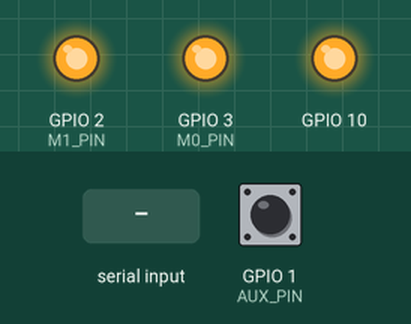
Recording of a sketch running on a simulated ESP32-S3. Shown: output pins drawn as LEDs (lit = HIGH). The test bench sets the inputs (shaded band); at power-on: GPIO 1 (AUX_PIN) HIGH. The modem accepts every AT command (registered, SIM ready, sends succeed) and sends nothing else; what the sketch prints to the serial monitor is not drawn.

Above: at 0.1 s.
At 4.2 s:
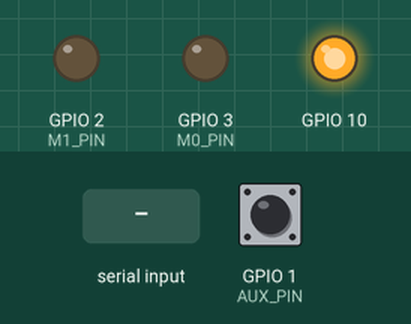
4.3 s: "1" received over the second serial link
5.8 s: "0" received over the second serial link
Timing chart, 0 to 8.8 s (numbered marks = the images above; inputs shaded):
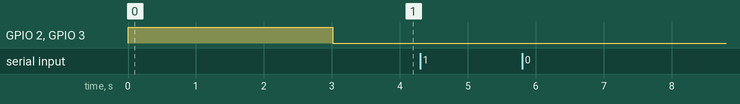

The sketch:

LORA_TTL_rx_parameter_settings.ino
```cpp
/////////Serial is on usb
/////////Serial1 is on LORA
//////// Software serial tx on pin 2 for MODBUS RTU

#define nop() __asm__("nop\n\t")

//#include <SoftwareSerial.h>
//#define SOFT_RX 9
//#define SOFT_TX 8
//SoftwareSerial Serialx(SOFT_RX, SOFT_TX);  // RX, TX

#define M0_PIN  3
#define M1_PIN  2
#define AUX_PIN 1

/*
#define M0_PIN  8
#define M1_PIN  7
#define AUX_PIN 4
*/


unsigned char c1[3]={0xc1, 0xc1, 0xc1};
unsigned char c3[3]={0xc3, 0xc3, 0xc3};
unsigned char auxlevel=0, readytosend=0, onetime=0, updates=0, auxlevelo=0, runs=0;
unsigned long t0, t1;
void auxsignal();

void auxsignal(){
//auxlevel=digitalRead(AUX_PIN);
//if(auxlevelo==(!auxlevel))
updates=1;
//Serial.write(0x22);
//auxlevelo=auxlevel;
}
/////////////////////
void lora_setting_check();
void lora_setting_check(){
  while(Serial1.available()>7){
  if(runs==0){
runs++;
  }
  Serial.printf("\t%.2X",(Serial1.read()));
  delay(1);
}
if(runs==1){
Serial.println();
runs=0;
}

}
////////////////////////////

//  C0 POWER DOWN SAVED PARAMETER AS FOLLOWS

//OPTION
#define TRANSPARENT 0  //default
#define FIXED_TX 0b10000000  //default
#define TXAUX_PUSHPULL_RX_PULLUP 0b01000000  //default
#define WAKE250MS 0  //default
#define FECON   0b00000100  //default
#define TX10DBM 0b00000011  //default
//SPED
#define UART_8N1 0  //default
#define UART_TTL_9600BPS 0b00011000 //default

#define UART_AIR_4800BPS 0b00000011 //10ms time time for 6 bytes
#define UART_AIR_2400BPS 0b00000010 //20ms time for 6 bytes default
#define UART_AIR_1200BPS 0b00000001 //40ms time
#define UART_AIR_300BPS 0b00000000 //120ms time

#define HEAD 0xc0
#define ADDH 0xcc
#define ADDL 0xff
#define SPED (UART_8N1 | UART_TTL_9600BPS | UART_AIR_2400BPS)
#define CHAN 0x1e  // default 433MHz 0x17
#define OPTION (FIXED_TX | TXAUX_PUSHPULL_RX_PULLUP | WAKE250MS | FECON | TX10DBM)

unsigned char c0[6]={HEAD,ADDH, ADDL, SPED, CHAN, OPTION};
//@@@@@@@@@@@@@@@@@@@@@@@@@@@@@@@@@@@@@@@@@@@@@@@@@@@
void setup() {

pinMode(M0_PIN, OUTPUT);
pinMode(10, OUTPUT);

pinMode(M1_PIN, OUTPUT);
digitalWrite(M0_PIN,1);
digitalWrite(M1_PIN,1);
digitalWrite(10,1);
pinMode(AUX_PIN, INPUT_PULLUP);
attachInterrupt(AUX_PIN, auxsignal, RISING);

Serial1.begin(9600);
Serial.begin(9600);
delay(1000);
Serial.write('S');
Serial1.write(c0,6);  // SET PARAMETER C1 FF FF 1A 1E 17
delay(1000);
Serial.write('I');
if(updates){
  Serial1.write(c1,3);  // READ PARAMETER
updates=0;
}
readytosend=0;
onetime=1;
delay(1000);
lora_setting_check();
digitalWrite(M0_PIN,0);
digitalWrite(M1_PIN,0);
}
//@@@@@@@@@@@@@@@@@@@@@@@@@@@@@@@@@@@@@@@@@@@@@@@@@@@


//##################################################
void loop(){
lora_setting_check();
delay(10);
nop();
}

//##################################################
```

Measured:
- after the input at 4.3 s, every drawn part: stays the same
- after the input at 5.8 s, every drawn part: stays the same
